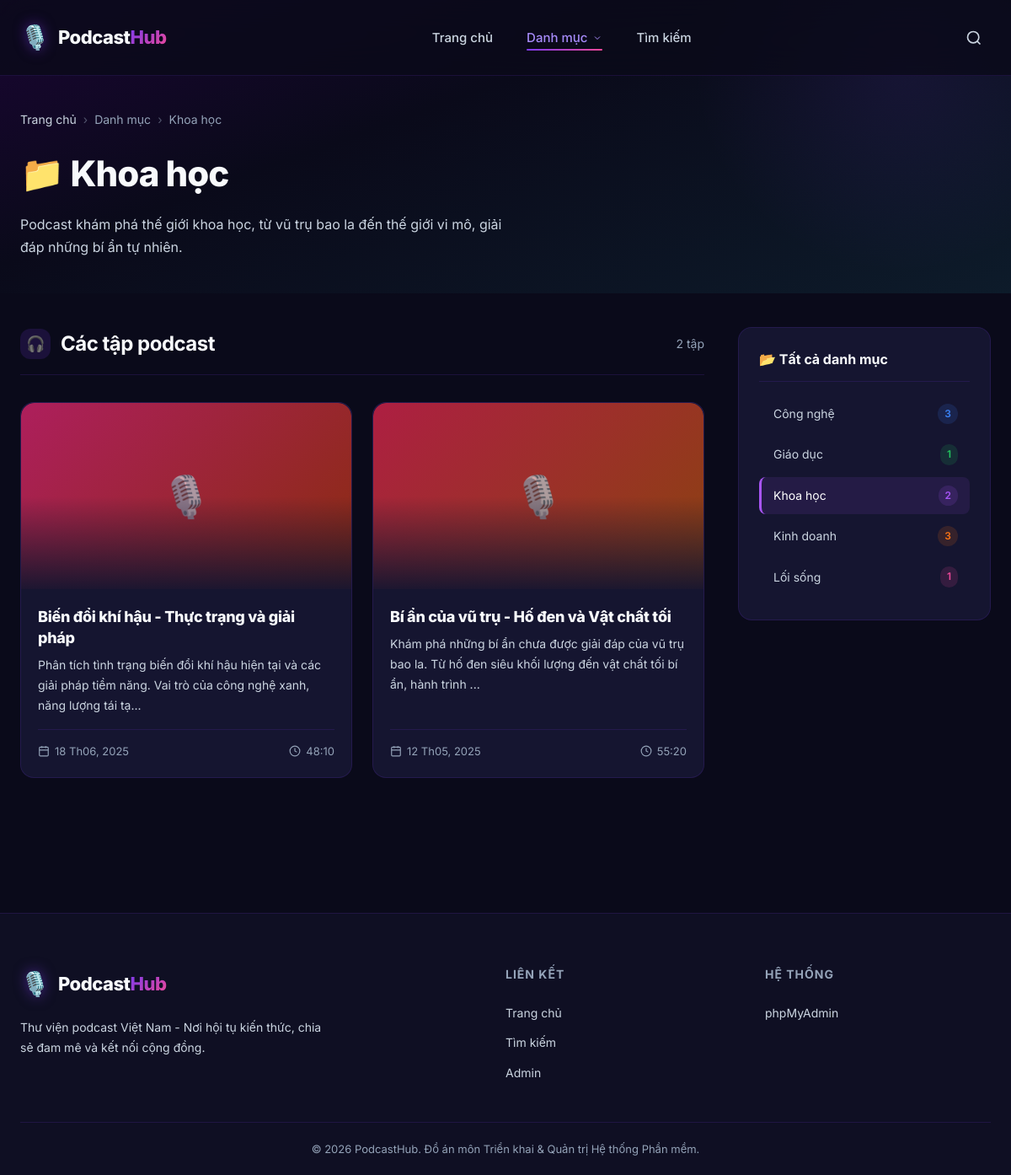
The page /category.php?slug=khoa-hoc on the database as committed earlier.
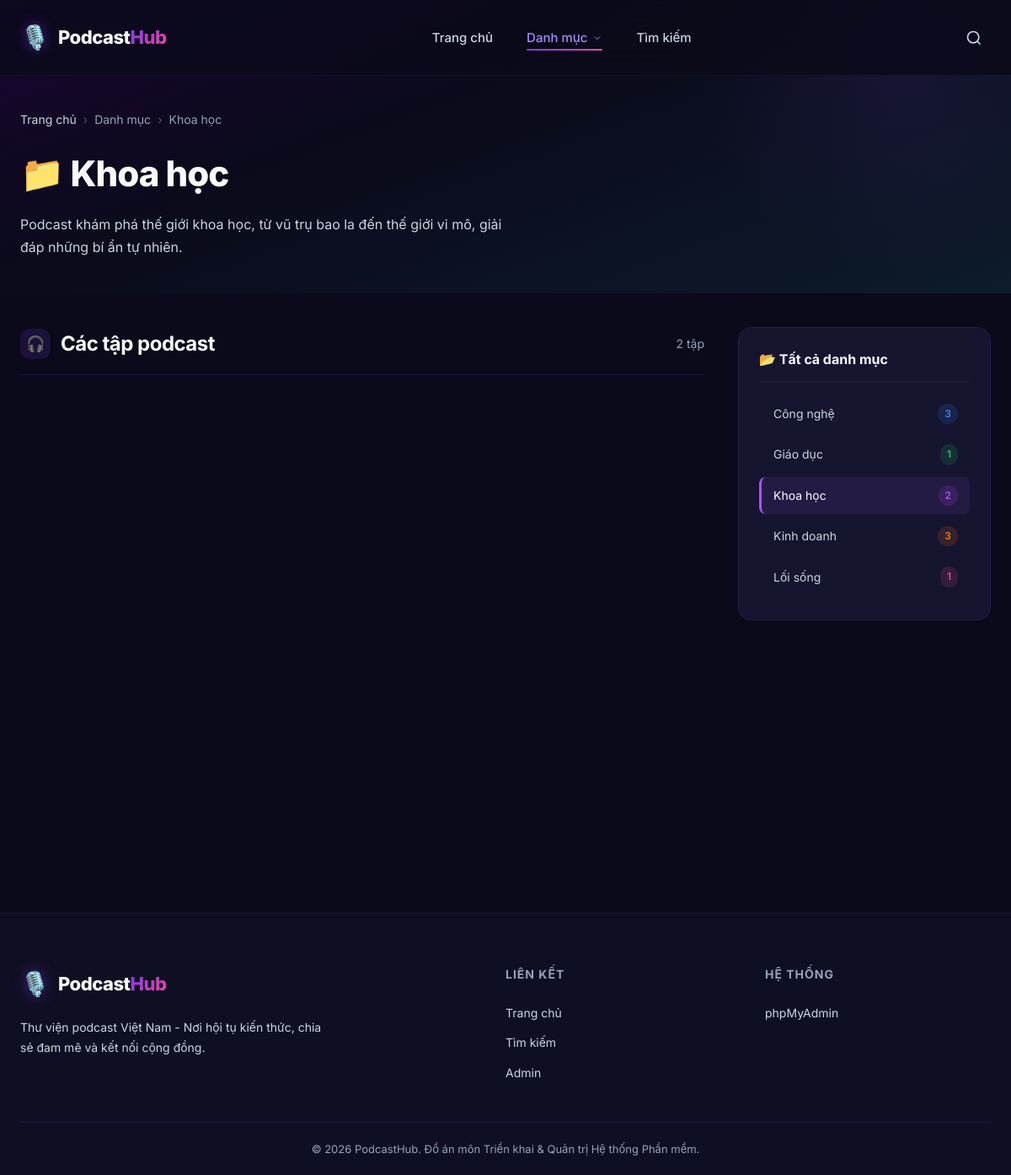
The same page on the database as committed later.
### tables this page shows
CREATE TABLE IF NOT EXISTS categories (
    id INT AUTO_INCREMENT PRIMARY KEY,
    name VARCHAR(255) NOT NULL,
    slug VARCHAR(255) NOT NULL UNIQUE,
    description TEXT,
    created_at TIMESTAMP DEFAULT CURRENT_TIMESTAMP
);

CREATE TABLE IF NOT EXISTS episodes (
    id INT AUTO_INCREMENT PRIMARY KEY,
    title VARCHAR(255) NOT NULL,
    slug VARCHAR(255) NOT NULL UNIQUE,
    description TEXT,
    audio_file VARCHAR(500) DEFAULT NULL,
    cover_image VARCHAR(500) DEFAULT NULL,
    category_id INT DEFAULT NULL,
    duration VARCHAR(20) DEFAULT '00:00',
    published_at DATE DEFAULT NULL,
    created_at TIMESTAMP DEFAULT CURRENT_TIMESTAMP,
    FOREIGN KEY (category_id) REFERENCES categories(id) ON DELETE SET NULL,
    INDEX idx_category (category_id),
    INDEX idx_published (published_at),
    FULLTEXT INDEX idx_search (title, description)
);

### public/category.php (the view, shortened to what this page needs)
<?php
require_once __DIR__ . '/../src/config.php';
require_once __DIR__ . '/../src/functions.php';
$slug = $_GET['slug'] ?? '';
$category = getCategory($pdo, $slug);
$page = max(1, (int)($_GET['page'] ?? 1));
$result = getEpisodes($pdo, $page, 9, $category['id']);
$categories = getCategories($pdo);
renderHeader($category['name'], 'category');
?>
<section class="category-header">
    <div class="container">
        <nav class="breadcrumb" style="margin-bottom:16px">
            <a href="/">Trang chủ</a>
            <span class="breadcrumb-sep">›</span>
            <span>Danh mục</span>
            <span class="breadcrumb-sep">›</span>
            <span><?= e($category['name']) ?></span>
        </nav>
        <h1 class="category-name">📁 <?= e($category['name']) ?></h1>
        <?php if ($category['description']): ?>
            <p class="category-description"><?= e($category['description']) ?></p>
        <?php endif; ?>
    </div>
</section>
<section class="container" style="padding: 40px 24px 60px;">
    <div class="content-layout">
        <div class="content-main">
            <div class="section-header">
                <h2 class="section-title">
                    <span class="icon">🎧</span>
                    Các tập podcast
                </h2>
                <span style="color: var(--text-muted); font-size: 14px;">
                    <?= $result['total'] ?> tập
                </span>
            </div>
            <?php if (empty($result['episodes'])): ?>
                <div class="empty-state">
                    <svg width="64" height="64" viewBox="0 0 24 24" fill="none" stroke="currentColor" stroke-width="1">
                        <path d="M9 18V5l12-2v13"></path>
                        <circle cx="6" cy="18" r="3"></circle>
                        <circle cx="18" cy="16" r="3"></circle>
                    </svg>
                    <h3>Chưa có tập nào trong danh mục này</h3>
                    <p>Hãy quay lại sau để xem nội dung mới.</p>
                </div>
            <?php else: ?>
                <div class="episodes-grid">
                    <?php foreach ($result['episodes'] as $i => $episode): ?>
                        <article class="episode-card scroll-animate stagger-<?= ($i % 4) + 1 ?>">
                            <div class="card-cover" style="<?= $episode['cover_image'] ? '' : 'background:' . getCoverGradient($episode['title']) ?>">
                                <?php if ($episode['cover_image']): ?>
                                    <img src="<?= e($episode['cover_image']) ?>" alt="<?= e($episode['title']) ?>" class="card-cover-img" loading="lazy">
                                <?php else: ?>
                                    <div class="card-cover-placeholder">🎙️</div>
                                <?php endif; ?>
                            </div>
                            <div class="card-body">
                                <h3 class="card-title">
                                    <a href="/episode.php?slug=<?= e($episode['slug']) ?>"><?= e($episode['title']) ?></a>
                                </h3>
                                <p class="card-desc"><?= e(truncate($episode['description'], 120)) ?></p>
                                <div class="card-meta">
                                    <span class="card-meta-item">
                                        <svg width="14" height="14" viewBox="0 0 24 24" fill="none" stroke="currentColor" stroke-width="2"><rect x="3" y="4" width="18" height="18" rx="2" ry="2"></rect><line x1="16" y1="2" x2="16" y2="6"></line><line x1="8" y1="2" x2="8" y2="6"></line><line x1="3" y1="10" x2="21" y2="10"></line></svg>
                                        <?= formatDate($episode['published_at']) ?>
                                    </span>
                                    <span class="card-meta-item">
                                        <svg width="14" height="14" viewBox="0 0 24 24" fill="none" stroke="currentColor" stroke-width="2"><circle cx="12" cy="12" r="10"></circle><polyline points="12 6 12 12 16 14"></polyline></svg>
                                        <?= e(formatDuration($episode['duration'])) ?>
                                    </span>
                                </div>
                            </div>
                        </article>
                    <?php endforeach; ?>
                </div>
            <?php endif; ?>
        </div>
        <aside class="sidebar">
            <div class="sidebar-widget">
                <h3 class="widget-title">📂 Tất cả danh mục</h3>
                <ul class="category-list">
                    <?php foreach ($categories as $cat): ?>
                        <li>
                            <a href="/category.php?slug=<?= e($cat['slug']) ?>" class="<?= $cat['slug'] === $slug ? 'active' : '' ?>">
                                <?= e($cat['name']) ?>
                                <span class="count"><?= $cat['episode_count'] ?></span>
                            </a>
                        </li>
                    <?php endforeach; ?>
                </ul>
            </div>
        </aside>
    </div>
</section>
<?php renderFooter(); ?>

### src/functions.php (shortened to what this page needs)
<?php
function getCategories(PDO $pdo): array {
    return $pdo->query("SELECT c.*, COUNT(e.id) as episode_count
                        FROM categories c
                        LEFT JOIN episodes e ON c.id = e.category_id
                        GROUP BY c.id
                        ORDER BY c.name")
               ->fetchAll();
}
function getCategory(PDO $pdo, string $slug): ?array {
    $stmt = $pdo->prepare("SELECT * FROM categories WHERE slug = ?");
    $stmt->execute([$slug]);
    $result = $stmt->fetch();
    return $result ?: null;
}
function getEpisodes(PDO $pdo, int $page = 1, int $perPage = 9, ?int $categoryId = null, ?string $search = null): array {
    $where = [];
    $params = [];
    if ($categoryId) {
        $where[] = "e.category_id = ?";
        $params[] = $categoryId;
    }
    $whereClause = $where ? 'WHERE ' . implode(' AND ', $where) : '';
    $countSql = "SELECT COUNT(*) FROM episodes e {$whereClause}";
    $stmt = $pdo->prepare($countSql);
    $stmt->execute($params);
    $total = (int) $stmt->fetchColumn();
    $offset = ($page - 1) * $perPage;
    $sql = "SELECT e.*, c.name as category_name, c.slug as category_slug
            FROM episodes e
            LEFT JOIN categories c ON e.category_id = c.id
            {$whereClause}
            ORDER BY e.published_at DESC
            LIMIT {$perPage} OFFSET {$offset}";
    $stmt = $pdo->prepare($sql);
    $stmt->execute($params);
    return [
        'episodes' => $stmt->fetchAll(),
        'total'    => $total,
        'pages'    => (int) ceil($total / $perPage),
        'current'  => $page,
        'perPage'  => $perPage,
    ];
}
function formatDuration(string $duration): string {
    return $duration ?: '00:00';
}
function formatDate(?string $date): string {
    $timestamp = strtotime($date);
    $months = ['', 'Th01', 'Th02', 'Th03', 'Th04', 'Th05', 'Th06',
               'Th07', 'Th08', 'Th09', 'Th10', 'Th11', 'Th12'];
    $day = date('d', $timestamp);
    $month = $months[(int)date('m', $timestamp)];
    $year = date('Y', $timestamp);
    return "{$day} {$month}, {$year}";
}
function e(?string $str): string {
    return htmlspecialchars($str ?? '', ENT_QUOTES, 'UTF-8');
}
function truncate(string $text, int $length = 150): string {
    return mb_substr($text, 0, $length) . '...';
}
function renderHeader(string $title = 'PodcastHub', string $activePage = 'home'): void {
    global $pdo;
    if (isset($pdo)) {
        try {
            $categories = getCategories($pdo);
        } catch (Exception $e) {
            $categories = [];
        }
    }
    ?>
<!DOCTYPE html>
<html lang="vi">
<head>
    <link rel="stylesheet" href="/assets/css/style.css">
</head>
<body>
    <header class="site-header" id="site-header">
        <div class="container header-inner">
            <a href="/" class="logo" id="logo">
                <span class="logo-icon">🎙️</span>
                <span class="logo-text">Podcast<span class="logo-accent">Hub</span></span>
            </a>
            <nav class="main-nav" id="main-nav">
                <a href="/" class="nav-link <?= $activePage === 'home' ? 'active' : '' ?>">Trang chủ</a>
                <div class="nav-dropdown">
                    <button class="nav-link dropdown-toggle <?= $activePage === 'category' ? 'active' : '' ?>" id="categories-dropdown">
                        Danh mục
                        <svg width="12" height="12" viewBox="0 0 24 24" fill="none" stroke="currentColor" stroke-width="2"><polyline points="6 9 12 15 18 9"></polyline></svg>
                    </button>
                </div>
                <a href="/search.php" class="nav-link <?= $activePage === 'search' ? 'active' : '' ?>">Tìm kiếm</a>
            </nav>
            <div class="header-actions">
                <a href="/search.php" class="search-toggle" id="search-toggle" aria-label="Tìm kiếm">
                    <svg width="20" height="20" viewBox="0 0 24 24" fill="none" stroke="currentColor" stroke-width="2">
                        <circle cx="11" cy="11" r="8"></circle>
                        <line x1="21" y1="21" x2="16.65" y2="16.65"></line>
                    </svg>
                </a>
            </div>
        </div>
    </header>
    <main class="main-content">
    <?php
}
function renderFooter(): void {
    ?>
    </main>
    <footer class="site-footer" id="site-footer">
        <div class="container">
            <div class="footer-grid">
                <div class="footer-brand">
                    <a href="/" class="logo">
                        <span class="logo-icon">🎙️</span>
                        <span class="logo-text">Podcast<span class="logo-accent">Hub</span></span>
                    </a>
                    <p class="footer-desc">Thư viện podcast Việt Nam - Nơi hội tụ kiến thức, chia sẻ đam mê và kết nối cộng đồng.</p>
                </div>
                <div class="footer-links">
                    <h4>Liên kết</h4>
                    <a href="/">Trang chủ</a>
                    <a href="/search.php">Tìm kiếm</a>
                    <a href="/admin/login.php">Admin</a>
                </div>
                <div class="footer-links">
                    <h4>Hệ thống</h4>
                    <a href="/phpmyadmin/" target="_blank">phpMyAdmin</a>
                </div>
            </div>
            <div class="footer-bottom">
                <p>&copy; <?= date('Y') ?> PodcastHub. Đồ án môn Triển khai & Quản trị Hệ thống Phần mềm.</p>
            </div>
        </div>
    </footer>
</body>
</html>
    <?php
}
function getCoverGradient(string $text): string {
    $hash = crc32($text);
    $hue1 = abs($hash % 360);
    $hue2 = ($hue1 + 40) % 360;
    return "linear-gradient(135deg, hsl({$hue1}, 70%, 40%), hsl({$hue2}, 80%, 30%))";
}
    ?>

Rows that differ between the two databases and show on the page:
no longer on this page (row edited): episodes: title "Biến đổi khí hậu - Thực trạng và giải pháp", description "Phân tích tình trạng biến đổi khí hậu hiện tại và các giải pháp tiềm năng. Vai trò của công nghệ xanh, năng lượng tái tạ...", published_at "18 Th06, 2025", duration "48:10"
no longer on this page (row edited): episodes: title "Bí ẩn của vũ trụ - Hố đen và Vật chất tối", description "Khám phá những bí ẩn chưa được giải đáp của vũ trụ bao la. Từ hố đen siêu khối lượng đến vật chất tối bí ẩn, hành trình ...", published_at "12 Th05, 2025", duration "55:20"
